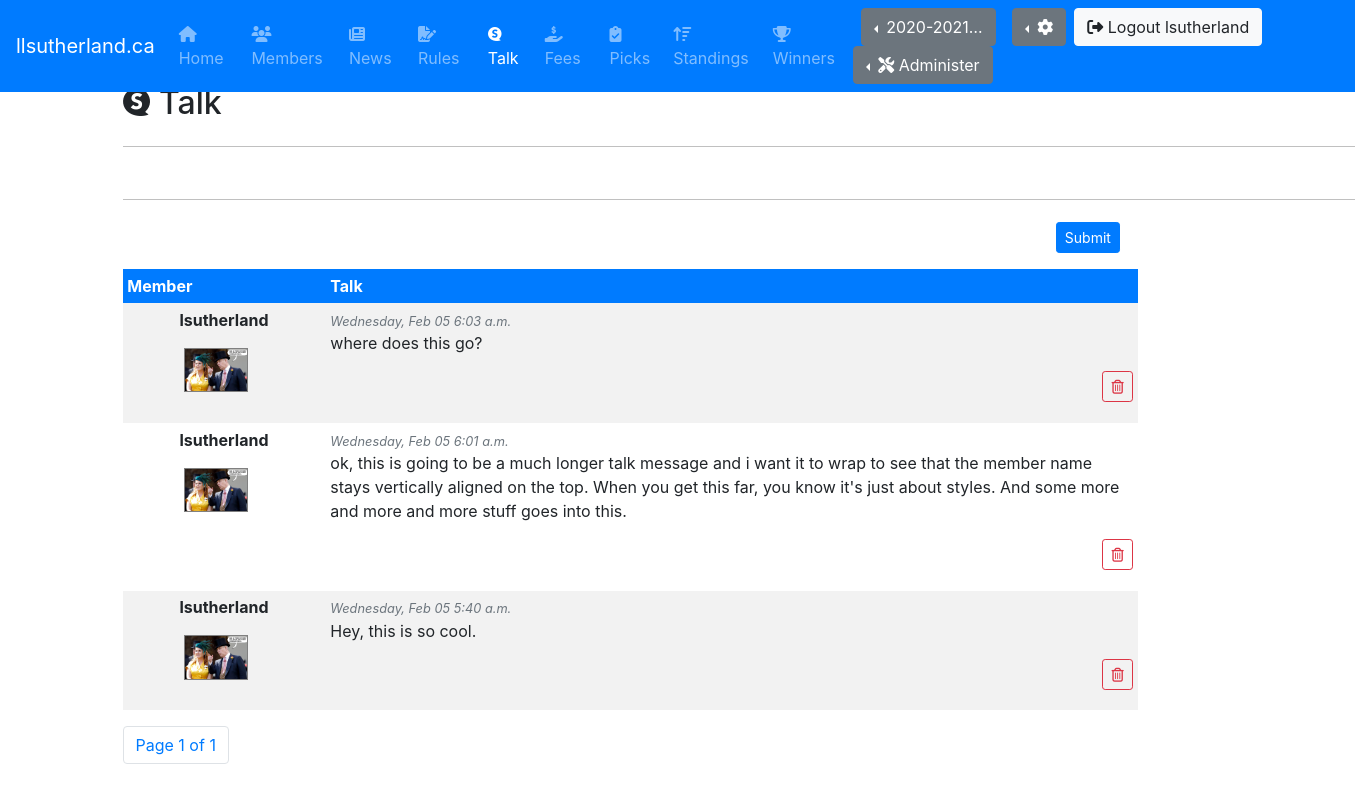
The app's page /talk/ (signed in) with its own data.
### pool/models.py (models this page shows, shortened)
class Season(models.Model):
    name = models.CharField(max_length=50, blank=False, null=False)
    effective_date = models.DateField(blank=False, null=False)
    effective_end_date = models.DateField(blank=False, null=False)
    is_active = models.BooleanField(default=True)

class CustomUser(AbstractUser):
    US_EST = 'US/Eastern'
    TZS = [
        ('US/Alaska', 'US/Alaska'),
        ('US/Arizona','US/Arizona'),
        ('US/Central','US/Central'),
        (US_EST,'US/Eastern'),
        ('US/Hawaii','US/Hawaii'),
        ('US/Mountain','US/Mountain'),
        ('US/Pacific','US/Pacific'),
        ('Europe/Amsterdam','Europe/Amsterdam'),
        ('Europe/Athens','Europe/Athens'),
        ('Europe/Belgrade','Europe/Belgrade'),
        ('Europe/Berlin','Europe/Berlin'),
        ('Europe/Brussels','Europe/Brussels'),
        ('Europe/Bucharest','Europe/Bucharest'),
        ('Europe/Budapest','Europe/Budapest'),
        ('Europe/Copenhagen','Europe/Copenhagen'),
        ('Europe/Dublin','Europe/Dublin'),
        ('Europe/Gibraltar','Europe/Gibraltar'),
        ('Europe/Helsinki','Europe/Helsinki'),
        ('Europe/Istanbul','Europe/Istanbul'),
        ('Europe/Kiev','Europe/Kiev'),
        ('Europe/Lisbon','Europe/Lisbon'),
        ('Europe/London','Europe/London'),
        ('Europe/Luxembourg','Europe/Luxembourg'),
        ('Europe/Madrid','Europe/Madrid'),
        ('Europe/Malta','Europe/Malta'),
        ('Europe/Moscow','Europe/Moscow'),
        ('Europe/Oslo','Europe/Oslo'),
        ('Europe/Paris','Europe/Paris'),
        ('Europe/Prague','Europe/Prague'),
        ('Europe/Rome','Europe/Rome'),
        ('Europe/Sarajevo','Europe/Sarajevo'),
        ('Europe/Stockholm','Europe/Stockholm'),
        ('Europe/Vienna','Europe/Vienna'),
        ('Europe/Volgograd','Europe/Volgograd'),
        ('Europe/Warsaw','Europe/Warsaw'),
        ('Europe/Zurich','Europe/Zurich')
    ]
    username_validator = MyValidator()
    username = models.CharField(
        _('username'),
        max_length=150,
        unique=True,
        help_text=_('Required. 150 characters or fewer. Names and numbers only.'),
        validators=[username_validator],
            error_messages={
            'unique': _("A user with that username already exists."),
        },
    )
    mobile = models.CharField(max_length=20, blank=True, null=True)
    image = models.ImageField(upload_to='profile_image', blank=True, null=True)
    favorite_team = models.ForeignKey(Team, on_delete=models.CASCADE, blank=True, null=True)
    timezone = models.CharField(max_length=50, blank=False, null=False, default=US_EST, choices=TZS)

class Talk(models.Model):
    user = models.ForeignKey(CustomUser, on_delete=models.CASCADE, blank=False, null=False)
    message = models.TextField(max_length=250, blank=False, null=False)
    effective_date = models.DateTimeField(null=True)
    effective_end_date = models.DateTimeField(null=True)

### pool/views.py (the view, shortened to what this page needs)
# urls.py: path('talk/', TalkView.as_view(), name='talk'),
class TalkView(LoginRequiredMixin, TemplateView):
    template_name = 'talk/talk.html'
    context_object_name = 'talk'
    form_class = TalkForm
    success_url = '/talk'
    def get(self, request):
        args = get_current(request)
        items = Talk.objects.order_by('-effective_date')
        paginator = Paginator(items, 6)
        page_number = request.GET.get('page')
        page_obj = paginator.get_page(page_number)
        args.update({'talk' : items})
        args.update({'page_obj' : page_obj})
        return render(request, self.template_name, args)

### pool/views.py (called while the page is built)
def get_current(request):
    current_season = None
    current_week = None
    seasons = []
    prefs = None
    request.session['django_timezone'] = request.user.timezone
    try:
        current_season = get_current_season(request)
        current_week = get_current_week(request)
        seasons = get_seasons()
        prefs = get_preferences(request)
    except Exception as e:
        print(e)
    return {
        'preferences' : prefs,
        'current_season': current_season,
        'current_week' : current_week,
        'seasons' : seasons
    }

def get_preferences(request):
    return Preferences.objects.get(user_id = request.user.id)

def get_seasons():
    return Season.objects.order_by('-effective_date')

def get_current_season(request):
    active_season = Season.objects.get(is_active=True)
    current_season_id = request.session['current_season_id']
    if not active_season.id == current_season_id:
        request.session['current_season_id'] = active_season.id
        return Season.objects.get(id=active_season.id)
    else:
        return Season.objects.get(id=current_season_id)

def get_current_week(request):
    active_week = Week.objects.get(is_active=True)
    current_week_id = request.session['current_week_id']
    if not active_week.id == current_week_id:
        request.session['current_week_id'] = active_week.id
        request.session['current_week_type_id'] = active_week.week_type.id
        return Week.objects.get(id=active_week.id)
    else:
        return Week.objects.get(id=current_week_id)

### utils/season_helper.py (called while the page is built)
def get_now():
    return timezone.now()

### pool/templates/talk/talk.html (shortened to what this page needs)
{% extends 'base.html' %}
{% block body %}
<h2 class="mt-1 mb-4"><i class="fab fa-speakap"></i> Talk</h2>
<div class="row">
    <div class="col-12">
        {% include 'talk/create_talk.html' %}
    </div>
</div>
<div class="row">
    <div class="col-11">
        {% include 'talk/talk_loop.html' %}
    </div>
</div>
{% include 'pagination.html' %}
{% endblock %}

### pool/templates/nav/no-fav-team.html (shortened to what this page needs)
<nav class="navbar navbar-expand-md navbar-dark fixed-top bg-primary">
        <a class="navbar-brand" href="#">llsutherland.ca</a>
        <div class="collapse navbar-collapse" id="navbarCollapse">
            <ul class="navbar-nav mr-auto">
                <li class="nav-item">
                    <a class="nav-link {% if request.resolver_match.url_name == "home" %}active{% endif %}" href="{% url 'home'  %}"><i class="fas fa-home"></i> Home</a>
                </li>
                <li class="nav-item">
                    <a class="nav-link {% if request.resolver_match.url_name == "members" %}active{% endif %}" href="{% url 'members'  %}"><i class="fas fa-users"></i> Members</a>
                </li>
                <li class="nav-item">
                    <a class="nav-link {% if request.resolver_match.url_name == "news" %}active{% endif %}" href="{% url 'news'  %}"><i class="fas fa-newspaper"></i> News</a>
                </li>
                <li class="nav-item">
                    <a class="nav-link {% if request.resolver_match.url_name == "rules" %}active{% endif %}" href="{% url 'rules'  %}"><i class="fas fa-file-signature"></i> Rules</a>
                </li>
                <li class="nav-item">
                    <a class="nav-link {% if request.resolver_match.url_name == "talk" %}active{% endif %}" href="{% url 'talk'  %}"><i class="fab fa-speakap"></i> Talk</a>
                </li>
                <li class="nav-item">
                    <a class="nav-link {% if request.resolver_match.url_name == "fees" %}active{% endif %}" href="{% url 'fees'  %}"><i class="fas fa-hand-holding-usd"></i> Fees</a>
                </li>
                <li class="nav-item">
                    <a class="nav-link {% if request.resolver_match.url_name == "picks" %}active{% endif %}" href="{% url 'picks' %}"><i class="fas fa-clipboard-check"></i> Picks</a>
                </li>
                <li class="nav-item">
                    <a class="nav-link {% if request.resolver_match.url_name == "standings" %}active{% endif %}" href="{% url 'standings'%}""><i class="fas fa-sort-amount-up"></i> Standings</a>
                </li>
                <li class="nav-item">
                    <a class="nav-link {% if request.resolver_match.url_name == "winners" %}active{% endif %}" href="{% url 'winners'  %}"><i class="fas fa-trophy"></i> Winners</a>
                </li>
            </ul>
            <form class="form-inline mt-2 mt-md-0">
                <div class="dropdown dropleft pl-2 pr-2">
                {% if current_season %}
                    <a class="btn btn-secondary dropdown-toggle" href="#" role="button" id="dropdownSeason" data-toggle="dropdown" aria-haspopup="true" aria-expanded="false">
                        {{current_season.name | truncatechars:10}}
                    </a>
                {% endif %}
                </div>
                <div class="dropdown dropleft pl-2 pr-2">
                    <a class="btn btn-secondary dropdown-toggle" href="#" role="button" id="dropdownProfile" data-toggle="dropdown" aria-haspopup="true" aria-expanded="false">
                        <i class="fas fa-cog"></i>
                    </a>
                </div>
                <a class="btn btn-light mr-2 my-2 my-sm-0" href="{% url 'logout' %}"><i class="fas fa-sign-out-alt"></i> Logout {{user.username}}</a>
                {% if user.is_staff %}
                    <div class="dropdown dropleft">
                        <button class="btn btn-secondary dropdown-toggle" type="button" id="dropdownMenuButton" data-toggle="dropdown" aria-haspopup="true" aria-expanded="false">
                            <i class="fas fa-tools"></i> Administer
                        </button>
                    </div>
                {% endif %}
            </form>
        </div>
    </nav>

### pool/templates/talk/talk_loop.html (shortened to what this page needs)
<table class="table table-sm table-striped table-borderless">
    <thead>
    {% if user.favorite_team %}
        <tr style="background-color:{{user.favorite_team.color_01}};color:{{user.favorite_team.color_03}};border-color:{{user.favorite_team.color_03}}">
            <th>Member</th>
            <th>Talk</th>
        </tr>
    {% else %}
        <tr class="bg-primary text-white">
            <th>Member</th>
            <th>Talk</th>
        </tr>
    {% endif %}
     </thead>
<tbody>
{% for item in page_obj %}
    <tr>
        <td style="width:20%;text-align:center;vertical-align:top;">{% include 'talk/member_pic.html' %}</td>
        <td>{% include 'talk/talk_detail.html' %}</td>
    </tr>
{% endfor %}
</tbody>
</table>

### pool/templates/talk/member_pic.html
<strong data-toggle="tooltip" data-placement="top" title="{{item.user.username}}">{{item.user.username | truncatechars:11}}</strong>
<div class="media m-2 p-2 justify-content-center">
{% if item.user.image and item.user.image.url %}
    <img src="/pool{{item.user.image.url}}" class="mr-3" alt="No Image Found" width="64" style="border:1px solid gray;">
{% else %}
    <img class="mr-4" src="../../static/nfl/NFL.gif" alt="" width="64" style="border:1px solid gold;">
{% endif %}
</div>

### pool/templates/talk/talk_detail.html
<small id="effEndHelp" class="form-text text-muted font-italic">{{item.effective_date|date:'l, M d g:i a'}}</small>
<p>
{{item.message}}
</p>
{% if item.user.id == request.user.id %}
<p style="vertical-align:bottom;text-align:right;">
<a href="{% url 'delete_talk' pk=item.id %}" class="btn btn-sm btn-outline-danger"><i class="far fa-trash-alt"></i></a>
</p>
{% endif %}

### records on screen
Season: name "2020-2021…"
CustomUser: username "lsutherland"
Talk: user.username "lsutherland", user.image (picture), effective_date "Wednesday, Feb 05 6:03 a.m.", message "where does this go?"
Talk: user.username "lsutherland", user.image (picture), effective_date "Wednesday, Feb 05 6:01 a.m.", message "ok, this is going to be a much longer talk message and i want it to wrap to see that the member name stays vertically aligned on the top. When you get this far, you know it's just about styles. And some more and more and more stuff goes into this."
Talk: user.username "lsutherland", user.image (picture), effective_date "Wednesday, Feb 05 5:40 a.m.", message "Hey, this is so cool."

### other values on screen
{{ page_obj.number }} "1"
{{ page_obj.paginator.num_pages }} "1"
